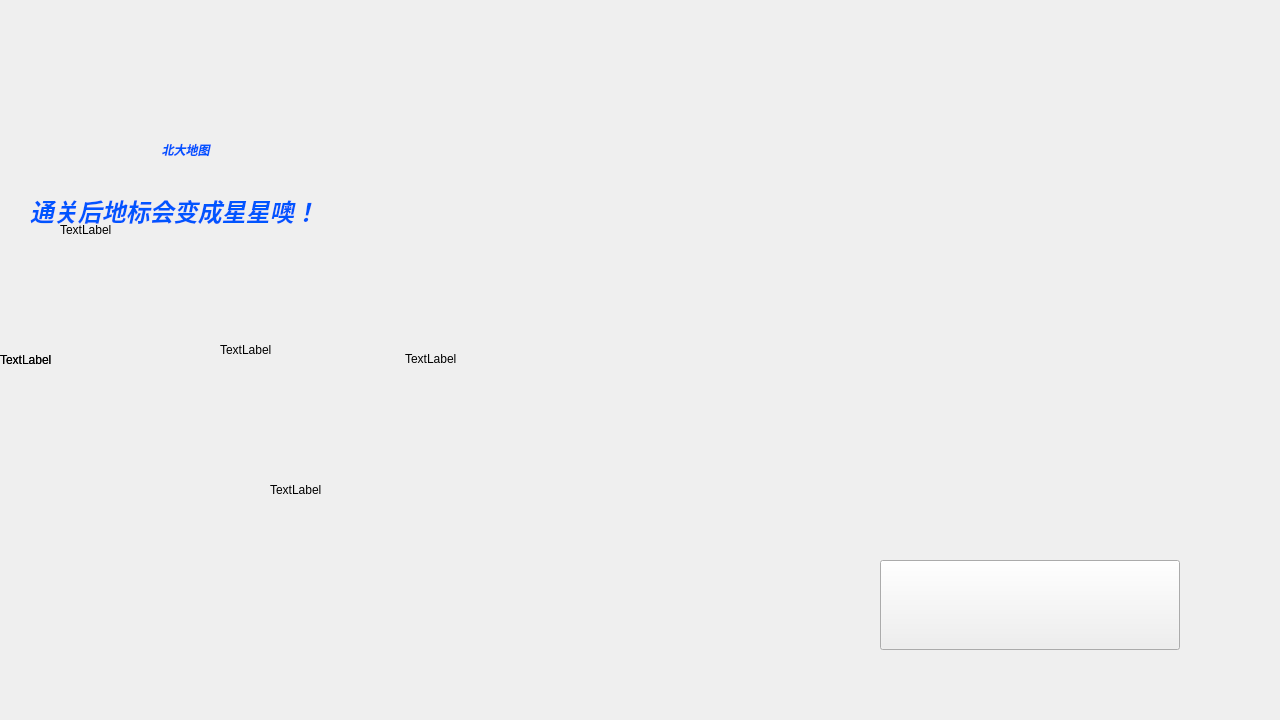
<?xml version="1.0" encoding="UTF-8"?>
<ui version="4.0">
 <class>Widget</class>
 <widget class="QWidget" name="Widget">
  <property name="geometry">
   <rect>
    <x>0</x>
    <y>0</y>
    <width>1280</width>
    <height>720</height>
   </rect>
  </property>
  <property name="minimumSize">
   <size>
    <width>1280</width>
    <height>720</height>
   </size>
  </property>
  <property name="maximumSize">
   <size>
    <width>1280</width>
    <height>720</height>
   </size>
  </property>
  <property name="windowTitle">
   <string>Widget</string>
  </property>
  <widget class="QLabel" name="back_ground">
   <property name="geometry">
    <rect>
     <x>0</x>
     <y>0</y>
     <width>1280</width>
     <height>720</height>
    </rect>
   </property>
   <property name="minimumSize">
    <size>
     <width>1280</width>
     <height>720</height>
    </size>
   </property>
   <property name="maximumSize">
    <size>
     <width>1280</width>
     <height>720</height>
    </size>
   </property>
   <property name="text">
    <string>TextLabel</string>
   </property>
  </widget>
  <widget class="QLabel" name="Reset">
   <property name="geometry">
    <rect>
     <x>60</x>
     <y>170</y>
     <width>340</width>
     <height>119</height>
    </rect>
   </property>
   <property name="text">
    <string>TextLabel</string>
   </property>
  </widget>
  <widget class="QLabel" name="Iam">
   <property name="geometry">
    <rect>
     <x>220</x>
     <y>290</y>
     <width>340</width>
     <height>119</height>
    </rect>
   </property>
   <property name="text">
    <string>TextLabel</string>
   </property>
  </widget>
  <widget class="QLabel" name="PKU">
   <property name="geometry">
    <rect>
     <x>270</x>
     <y>430</y>
     <width>400</width>
     <height>120</height>
    </rect>
   </property>
   <property name="text">
    <string>TextLabel</string>
   </property>
  </widget>
  <widget class="QPushButton" name="pushButton">
   <property name="geometry">
    <rect>
     <x>880</x>
     <y>560</y>
     <width>300</width>
     <height>90</height>
    </rect>
   </property>
   <property name="text">
    <string/>
   </property>
  </widget>
  <widget class="QLabel" name="back_ground_2">
   <property name="geometry">
    <rect>
     <x>0</x>
     <y>0</y>
     <width>1280</width>
     <height>720</height>
    </rect>
   </property>
   <property name="minimumSize">
    <size>
     <width>1280</width>
     <height>720</height>
    </size>
   </property>
   <property name="maximumSize">
    <size>
     <width>1280</width>
     <height>720</height>
    </size>
   </property>
   <property name="text">
    <string>TextLabel</string>
   </property>
  </widget>
  <widget class="QLabel" name="Intro1">
   <property name="geometry">
    <rect>
     <x>170</x>
     <y>150</y>
     <width>631</width>
     <height>101</height>
    </rect>
   </property>
   <property name="styleSheet">
    <string notr="true">color:rgb(0, 0, 0);
font: 20pt &quot;楷体&quot;;
font-weight: bold;</string>
   </property>
   <property name="text">
    <string/>
   </property>
  </widget>
  <widget class="QLabel" name="Intro2">
   <property name="geometry">
    <rect>
     <x>320</x>
     <y>270</y>
     <width>631</width>
     <height>101</height>
    </rect>
   </property>
   <property name="styleSheet">
    <string notr="true">color: rgb(0, 0, 0);
font: 20pt &quot;楷体&quot;;
font-weight: bold;</string>
   </property>
   <property name="text">
    <string/>
   </property>
  </widget>
  <widget class="QLabel" name="Intro3">
   <property name="geometry">
    <rect>
     <x>420</x>
     <y>390</y>
     <width>631</width>
     <height>101</height>
    </rect>
   </property>
   <property name="styleSheet">
    <string notr="true">color: rgb(0, 0, 0);
font: 20pt &quot;楷体&quot;;
font-weight: bold;</string>
   </property>
   <property name="text">
    <string/>
   </property>
  </widget>
  <widget class="QLabel" name="back_ground_3">
   <property name="geometry">
    <rect>
     <x>405</x>
     <y>6</y>
     <width>600</width>
     <height>705</height>
    </rect>
   </property>
   <property name="minimumSize">
    <size>
     <width>600</width>
     <height>705</height>
    </size>
   </property>
   <property name="maximumSize">
    <size>
     <width>600</width>
     <height>636</height>
    </size>
   </property>
   <property name="text">
    <string>TextLabel</string>
   </property>
  </widget>
  <widget class="QLabel" name="Intro3_2">
   <property name="geometry">
    <rect>
     <x>30</x>
     <y>100</y>
     <width>311</width>
     <height>101</height>
    </rect>
   </property>
   <property name="styleSheet">
    <string notr="true">color: rgb(0, 0, 0);
font: 20pt &quot;楷体&quot;;
font-weight: bold;</string>
   </property>
   <property name="text">
    <string>&lt;html&gt;&lt;head/&gt;&lt;body&gt;&lt;p align=&quot;center&quot;&gt;&lt;span style=&quot; font-style:italic; color:#0055ff;&quot;&gt;北大地图&lt;/span&gt;&lt;/p&gt;&lt;/body&gt;&lt;/html&gt;</string>
   </property>
  </widget>
  <widget class="QLabel" name="Intro1_2">
   <property name="geometry">
    <rect>
     <x>30</x>
     <y>160</y>
     <width>371</width>
     <height>101</height>
    </rect>
   </property>
   <property name="styleSheet">
    <string notr="true">color:rgb(0, 0, 0);
font: 20pt &quot;楷体&quot;;
font-weight: bold;</string>
   </property>
   <property name="text">
    <string>&lt;html&gt;&lt;head/&gt;&lt;body&gt;&lt;p&gt;&lt;span style=&quot; font-size:18pt; font-style:italic; color:#0055ff;&quot;&gt;通关后地标会变成星星噢！&lt;/span&gt;&lt;/p&gt;&lt;/body&gt;&lt;/html&gt;</string>
   </property>
  </widget>
 </widget>
 <resources/>
 <connections/>
</ui>
